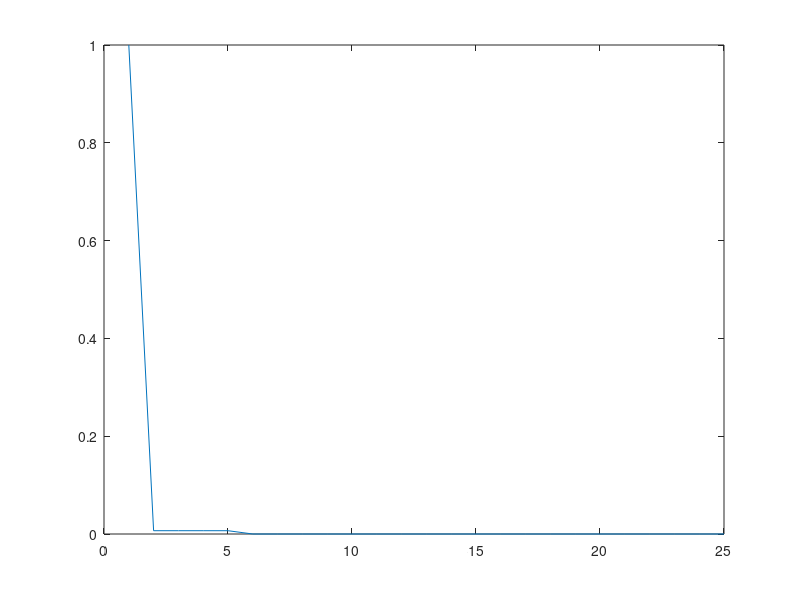
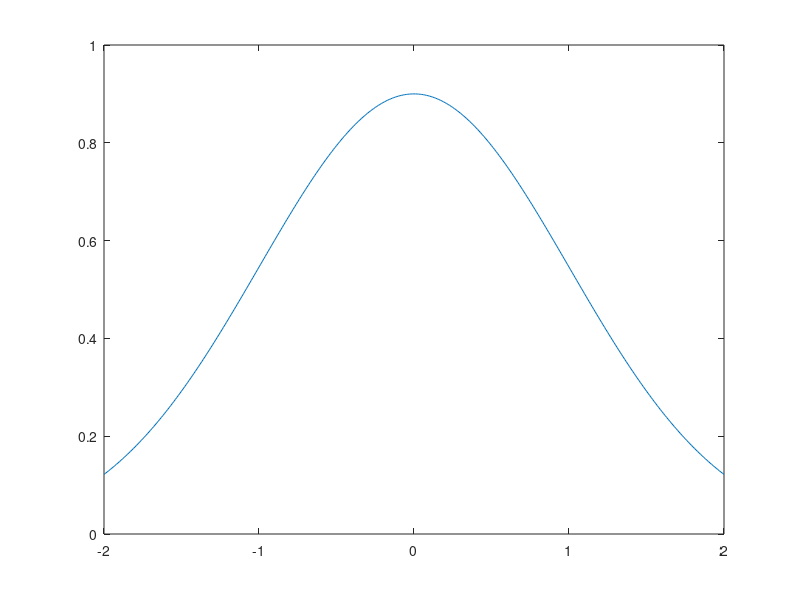

Source code (MATLAB) for these figures, in order:
close all;

% testing the shape of the activation function. logistic
L=1; % maximum
k=.08; % curve steepness, also determines how low is the initial start
% b=1;
b=atanh(2/3);
a=15;
% a = 1;
d = 8;
sigma2 = .1;
v = 1;

maxDist = 100;
steps = 1;
maxDist_weights = .001;
minDist_weights = 0;

% x = 0:steps:maxDist;
x = [0,repelem(1,4),repelem(2,8),repelem(3,12)];
% xaxis = 0:steps:maxDist;

% xlog = log(v./((d*x.^2)./d));
% xlog = 1./((d*(x.^2))./d);

% plot(-x,xlog)

% acts = L ./ (1 + exp(-k * xlog));
% acts = tanh(xlog);
% acts = a.*tanh(b.*x);

mse_max = sum(repelem(maxDist_weights,d).^2) / d;
mse_min = sum(repelem(minDist_weights,d).^2) / d;


acts_min = (1-a*tanh(b*mse_max))*exp(-(x.^2) / (2*sigma2));
acts_max = (1-a*tanh(b*mse_min))*exp(-(x.^2) / (2*sigma2));
acts_min_total = sum(acts_min);
acts_max_total = sum(acts_max);

figure
plot(acts_min)

figure
plot(acts_max)

% note, however, that the weights aren't updated linearly. Rather, they
% also travel along and exp() curve. 

% the total change will be approximately the difference between acts max
% and acts min
changeTot = acts_max_total - acts_min_total;

% so, we want that change to occur over the course of about 60 trials
% although there are a total of 72 trials, if saturation doesn't occur
% until the very end of the second half, it'llbe easier to preserve the
% performance of the lesioned networks durign the low ambiguity condition,
% during which they're still seeing many features
eta = changeTot / 40

% that eta happens ~20 times per fixation
% but, need to account for the fact that all 6 simple features aren't seen on every
% trial, and that 4 grids need to be saturated
eta_use = (eta /( 20))*16

% update = eta_use*exp(-(x.^2) / (2*sigma2));

% acts_updated = 40*eta_use+(1-a*tanh(b*mse_min))*exp(-(x.^2) / (2*sigma2));
% plot(acts_updated)

%% testing out classic activation functions...

w1 = [.3,.3,.6];
w2 = [.1,.1,.6];
w3 = [.5,.5,.6];
i = [.35,.35,.65];

v1 = w1 * i';
v2 = w2 * i';
v3 = w3 * i';
vi = i * i';

mse1 = sum((w1-i).^2)/3;
mse2 = sum((w2-i).^2)/3;
mse3 = sum((w3-i).^2)/3;
msei = sum((i-i).^2)/3;

% these ones suffer, don't use
act1 = a*tanh(b*v1) * (1-mse1);
act2 = a*tanh(b*v2) * (1-mse2);
act3 = a*tanh(b*v3) * (1-mse3);
acti = a*tanh(b*vi) * (1-msei);

% this one seems okay (would use in a peak/total activation manner), except
% that the mse of the non-peak nodes will be much larger when the input is
% either .95 or .05.
act1 = a*tanh(b*(1-mse1));
act2 = a*tanh(b*(1-mse2));
act3 = a*tanh(b*(1-mse3));
acti = a*tanh(b*(1-msei));

% So, I think we need to base the activation function from the gaussian
% neighborhood
act1 = (a*tanh(b*(1-mse1)))*exp(-(x.^2) / (2*sigma2));
act2 = (a*tanh(b*(1-mse2)))*exp(-(x.^2) / (2*sigma2));
act3 = (a*tanh(b*(1-mse3)))*exp(-(x.^2) / (2*sigma2));

sum(act1)
sum(act2)
sum(act3)


n1 = .9;
n2 = .5;
n3 = .1;

i1 = .9;
i2 = .5;

mse11 = (n1-i1)^2;
mse12 = (n1-i2)^2;
mse21 = (n2-i1)^2;
mse22 = (n2-i2)^2;
mse31 = (n3-i1)^2;
mse32 = (n3-i2)^2;

% when input is .9, so n1 wins
sum([mse21,mse31])

% when input is .5, so n2 wins
sum([mse12,mse32])

% holy fuck! the network has a vastly different total activation depending
% on whether the input is in the 'middle' (the .35 and .65) of the space or not
% this means that the network is going to be less selective for those
% stimuli

a11 = 1/(1+exp(-k*log(1/mse11)))
a21 = 1/(1+exp(-k*log(1/mse21)))
a31 = 1/(1+exp(-k*log(1/mse31)))
a11+a21+a31

a12 = 1/(1+exp(-k*log(1/mse12)))
a22 = 1/(1+exp(-k*log(1/mse22)))
a32 = 1/(1+exp(-k*log(1/mse32)))
a21+a22+a32



%% testing gauss
sig = 1;
c = sig;
% a = 10/(sig*sqrt(2*pi));
a=.9;
mu = 0;
b = mu;

x = -2:.01:2;
f = a*exp(- ((x - b).^2) / 2*c^2);

plot(x,f)
